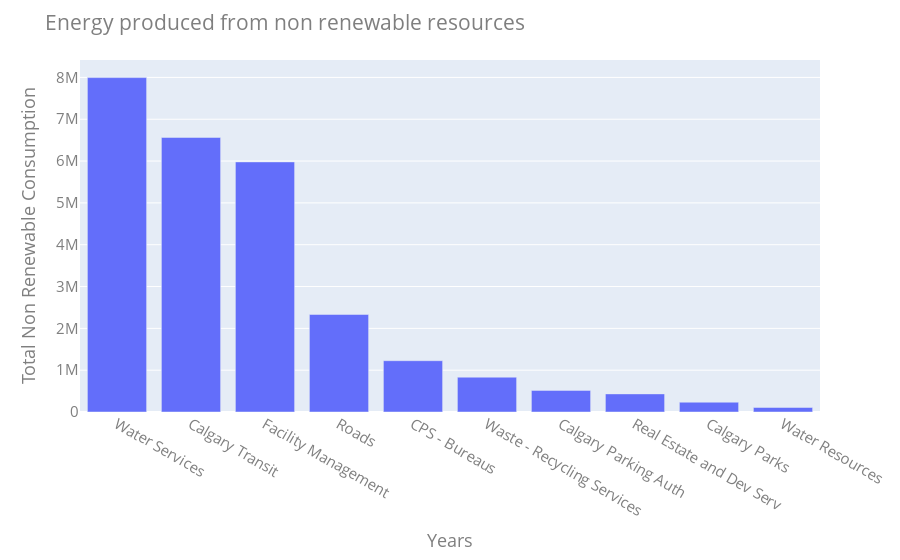
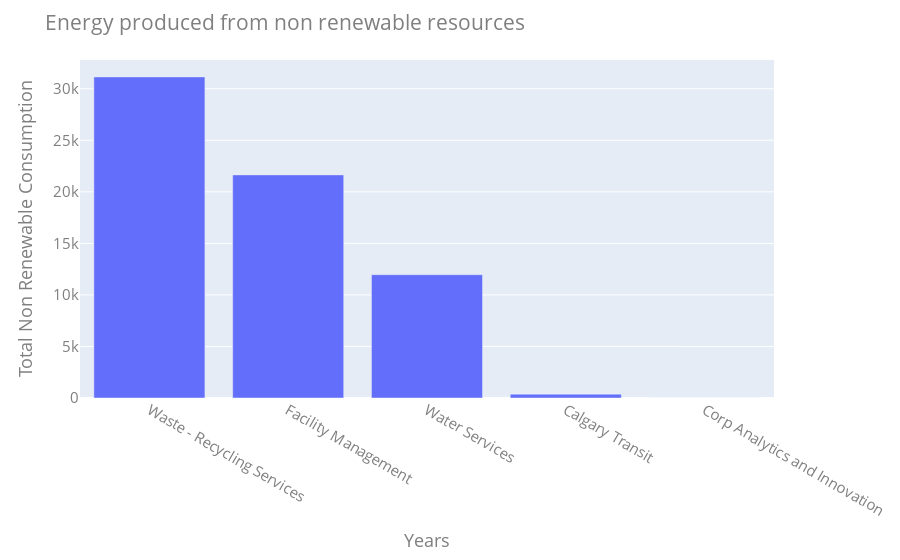

The cell these charts' notebook holds for them, in order:
### Markdown cell above
We can also see how much energy is produced by comparing business units that consume renewable and non-renewable energy. The following tables and graphs analyzes the top 10 business units that consume non-renewable energy and the top 10 businesses that consume or produce renewable energy.

### Code cell
non_renewable_energy= energydata[(energydata['Energy Description'] == 'Natural Gas') | (energydata['Energy Description'] == 'Electricity')]
renewable_energy= energydata[(energydata['Energy Description'] == 'Solar Power') | (energydata['Energy Description'] == 'Solar Thermal')]
# Top 10 Business Unit Desc using Non renewable energy
grouped_non_renewable_bizunit=non_renewable_energy.groupby('Business Unit Desc').sum().reset_index().sort_values('Total Consumption', ascending=[False]).head(10)
display(grouped_non_renewable_bizunit)
# Top 10 Business Unit Desc using renewable energy
grouped_renewable_bizunit=renewable_energy.groupby('Business Unit Desc').sum().reset_index().sort_values('Total Consumption', ascending=[False]).head(10)
display(grouped_renewable_bizunit)

fig = px.bar(grouped_non_renewable_bizunit, x='Business Unit Desc', y='Total Consumption')
#fig = px.bar(grouped_renewable_bizunit, x='Business Unit Desc', y='Total Consumption')
fig.update_layout(
    title="Energy produced from non renewable resources",
    xaxis_title="Business Unit",
    yaxis_title="Total Non Renewable Consumption",
    font=dict(
        size=15,
        color="#7f7f7f"
    )
)
fig.show()

fig = px.bar(grouped_renewable_bizunit, x='Business Unit Desc', y='Total Consumption')
fig.update_layout(
    title="Energy produced from renewable resources",
    xaxis_title="Business Unit",
    yaxis_title="Total Non Renewable Consumption",
    font=dict(
        size=15,
        color="#7f7f7f"
    )
)
fig.show()

### Figure 1 — Plotly figure (JSON) as saved in the notebook; plotly's stock layout.template omitted (floating-point values rounded to 4 significant figures)
{"data": [{"alignmentgroup": "True", "hovertemplate": "Business Unit Desc=%{x}<br>Total Consumption=%{y}<extra></extra>", "legendgroup": "", "marker": {"color": "#636efa", "pattern": {"shape": ""}}, "name": "", "offsetgroup": "", "orientation": "v", "showlegend": false, "textposition": "auto", "type": "bar", "x": ["Water Services", "Calgary Transit", "Facility Management", "Roads", "CPS - Bureaus", "Waste - Recycling Services", "Calgary Parking Auth", "Real Estate and Dev Serv", "Calgary Parks", "Water Resources"], "xaxis": "x", "y": [7996000.0, 6565000.0, 5980000.0, 2332000.0, 1227000.0, 832500.0, 517000.0, 432900.0, 234400.0, 108700.0], "yaxis": "y"}], "layout": {"barmode": "relative", "font": {"color": "#7f7f7f", "size": 15}, "legend": {"tracegroupgap": 0}, "margin": {"t": 60}, "title": {"text": "Energy produced from non renewable resources"}, "xaxis": {"anchor": "y", "domain": [0, 1], "title": {"text": "Years"}}, "yaxis": {"anchor": "x", "domain": [0, 1], "title": {"text": "Total Non Renewable Consumption"}}}}

### Figure 2 — Plotly figure (JSON) as saved in the notebook; plotly's stock layout.template omitted (floating-point values rounded to 4 significant figures)
{"data": [{"alignmentgroup": "True", "hovertemplate": "Business Unit Desc=%{x}<br>Total Consumption=%{y}<extra></extra>", "legendgroup": "", "marker": {"color": "#636efa", "pattern": {"shape": ""}}, "name": "", "offsetgroup": "", "orientation": "v", "showlegend": false, "textposition": "auto", "type": "bar", "x": ["Waste - Recycling Services", "Facility Management", "Water Services", "Calgary Transit", "Corp Analytics and Innovation"], "xaxis": "x", "y": [31150.0, 21640.0, 11960.0, 375.0, 0], "yaxis": "y"}], "layout": {"barmode": "relative", "font": {"color": "#7f7f7f", "size": 15}, "legend": {"tracegroupgap": 0}, "margin": {"t": 60}, "title": {"text": "Energy produced from non renewable resources"}, "xaxis": {"anchor": "y", "domain": [0, 1], "title": {"text": "Years"}}, "yaxis": {"anchor": "x", "domain": [0, 1], "title": {"text": "Total Non Renewable Consumption"}}}}
